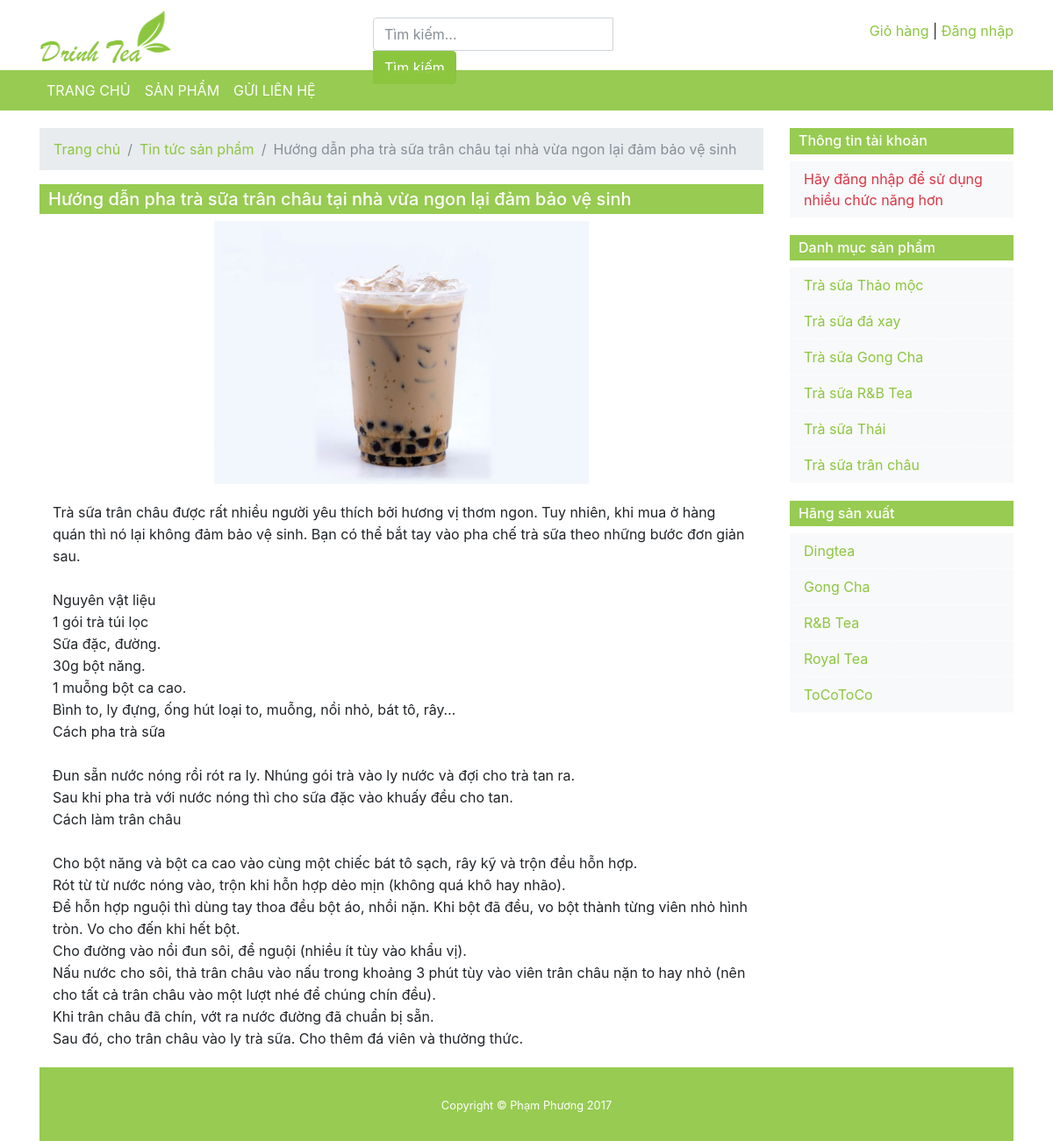
Page /?controller=article&action=detail&id=5 on the committed database.
### tables this page shows
CREATE TABLE `baiviet` (
  `id` int(11) NOT NULL,
  `tieu_de` varchar(255) NOT NULL,
  `noi_dung` text NOT NULL,
  `ngay_dang` TIMESTAMP DEFAULT CURRENT_TIMESTAMP,
  `id_tai_khoan` int(11) NOT NULL,
  `id_danh_muc` int(11) NOT NULL,
  `hinh_anh` varchar(255) NOT NULL
);

CREATE TABLE `danhmucbaiviet` (
  `id` int(11) NOT NULL,
  `ten_danh_muc` varchar(100) NOT NULL
);

CREATE TABLE `danhmucsp` (
  `id` int(11) NOT NULL,
  `ten_danh_muc` varchar(100) NOT NULL
);

CREATE TABLE `hangsx` (
  `id` int(11) NOT NULL,
  `ten_hang` varchar(200) NOT NULL
);

### Controller/ArticleController.php (called while the page is built, shortened)
<?php
require_once app_path . '/Model/ArticleModel.php';
require_once app_path . '/Model/IndexModel.php';
function detailAction()
{
    $dataView = null;
    $list_category = SelectListCategory();
    if (is_array($list_category)) {
        $dataView['data']['list_category'] = $list_category;
        $dataView['msg']                 = 'Lấy dữ liệu thành công!';
    } else {
        $dataView['msg'] = $list_category;
    }
    $list_producer = SelectListProducer();
    if (is_array($list_producer)) {
        $dataView['data']['list_producer'] = $list_producer;
        $dataView['msg']                   = 'Lấy dữ liệu thành công!';
    } else {
        $dataView['msg'] = $list_producer;
    }
    $id       = $_GET['id'];
    $view_article = viewArticle($id);
    if (is_array($view_article)) {
        $dataView['data']['detail_article'] = $view_article;
        $dataView['msg']                  = 'Lấy dữ liệu thành công!';
    } else {
        $dataView['msg'] = $view_article;
    }
    renderView($dataView);
}

### Model/ArticleModel.php (called while the page is built, shortened)
<?php
function viewArticle($id){
    $sql = "select baiviet.id,tieu_de,noi_dung,baiviet.ngay_dang,id_tai_khoan,id_danh_muc,hinh_anh,danhmucbaiviet.ten_danh_muc,ten_dang_nhap
            from baiviet,danhmucbaiviet,taikhoan
            WHERE baiviet.id_tai_khoan = taikhoan.id
            AND   baiviet.id_danh_muc = danhmucbaiviet.id
            AND   baiviet.id = $id";
    $res = mysqli_query($GLOBALS['conn'],$sql);
    if($res == false){
        return "Lỗi lấy dữ liệu: ".mysqli_error($GLOBALS['conn']);
    }
    else
        $row = mysqli_fetch_assoc($res);
    return $row;
}

### Model/IndexModel.php (called while the page is built, shortened)
<?php
function SelectListCategory(){
    $dataCategory = null;
    $sql = "select * from danhmucsp";
    $res = mysqli_query($GLOBALS['conn'],$sql);
    if($res === false){
        $dataCategory= "Lỗi lấy danh sách danh mục sản phẩm".mysqli_error($GLOBALS['conn']);
        return $dataCategory;
    }
    else{
        while($row = mysqli_fetch_assoc($res)){
            $dataCategory[]=$row;
        }
    }
    return $dataCategory;
}
function SelectListProducer(){
    $dataProducer = null;
    $sql = "select * from hangsx";
    $res = mysqli_query($GLOBALS['conn'],$sql);
    if($res === false){
        $dataProducer= "Lỗi lấy danh sách hãng sản xuất".mysqli_error($GLOBALS['conn']);
        return $dataProducer;
    }
    else{
        while($row = mysqli_fetch_assoc($res)){
            $dataProducer[]=$row;
        }
    }
    return $dataProducer;
}

### View/article/detail.phtml (the view)
<?php
$article = $data['data']['detail_article'];?>
<div class="row">
    <div class="col-md-9" >
        <ul class="breadcrumb" style="border-radius: 0!important;">
            <li class="breadcrumb-item"><a href="index.php">Trang chủ</a></li>
            <li class="breadcrumb-item"><a href="?controller=article&action=list-article-category&id=<?php echo $article['id_danh_muc']; ?>"><?php echo $article['ten_danh_muc']; ?></a></li>
            <li class="breadcrumb-item active"><?php echo $article['tieu_de']; ?></li>
        </ul>
        <h5 class="bg-info text-white padding-title"><?php echo $article['tieu_de']; ?></h5>
        <div class="container-fluid">
                <div style="text-align:center;">
                <?php if(isset($article['hinh_anh'])){ ?>
                <img class="img-fluid" style="max-height:300px;" src=".<?php  echo  _app_path_images_public . '/images-article/' . $article['hinh_anh']; ?>">
                <?php } ?>
                </div>
            <div class="margin-top-20" style="line-height:25px;">
                <?php echo $article['noi_dung']; ?>
            </div>
        </div>
    </div>
    <div class="col-md-3">
        <?php require_once app_path . '/View/index/sidebar.phtml'; ?>
    </div>
</div>

### View/index/sidebar.phtml
<h6 class="bg-info padding-title text-white">Thông tin tài khoản</h6>
<ul class="nav flex-column bg-light">
    <?php if (isset($_SESSION['userLogin'])) { ?>
        <li class="nav-item">
        <span class="nav-link"> Tài khoản: <?php echo $_SESSION['userLogin']['ten_dang_nhap']; ?> |
            <a href="?controller=index&action=logout">Thoát</a>
        </span>
        </li>
        <li class="nav-item">
            <span class="nav-link">Email: <a href="#"
                                             class="text-info"><?php echo $_SESSION['userLogin']['email']; ?></a></span>
        </li>
        <li class="nav-item">
            <a class="nav-link" href="?controller=admin-group&action=index">Quản trị</a>
        </li>
    <?php } else {
        echo '<li class="nav-item"><span class="nav-link text-danger"> Hãy đăng nhập để sử dụng nhiều chức năng hơn</span></li>';
    }
    ?>
</ul>
<h6 class="bg-info padding-title text-white margin-top-20">Danh mục sản phẩm</h6>
<ul class="nav flex-column">
    <?php foreach($data['data']['list_category'] as $value){?>
        <li class="nav-item bg-light" style="border-bottom:1px dashed #ffffff">
            <a class="nav-link" href="?controller=product&action=list-product-category&id=<?php echo $value['id']; ?>"><?php echo $value['ten_danh_muc'];?></a>
        </li>
    <?php } ?>
</ul>
<h6 class="bg-info padding-title text-white margin-top-20">Hãng sản xuất</h6>
<ul class="nav flex-column">
    <?php foreach($data['data']['list_producer'] as $value){?>
        <li class="nav-item bg-light" style="border-bottom:1px dashed #ffffff">
            <a class="nav-link" href="?controller=product&action=list-product-producer&id=<?php echo $value['id']; ?>"><?php echo $value['ten_hang'];?></a>
        </li>
    <?php } ?>
</ul>

### public/backend/css/style.css (style rules this page uses)
.margin-top-20 { margin-top: 20px; }
.padding-title { padding: 5px 10px; }
body { margin: 0px; padding: 0px; }
.bg-info { background-color: #8cc63f!important; opacity: 0.9; }
a { color:#8cc63f; }

### rows in the picture
baiviet: id_danh_muc.ten_danh_muc "Tin tức sản phẩm", tieu_de "Hướng dẫn pha trà sữa trân châu tại nhà vừa ngon lại đảm bảo vệ sinh", hinh_anh (picture), noi_dung "Trà sữa trân châu được rất nhiều người yêu thích bởi hương vị thơm ngon. Tuy nhiên, khi mua ở hàng quán thì nó lại không đảm bảo vệ sinh. Bạn có thể bắt tay vào pha chế trà sữa theo những bước đơn giản sau. Nguyên vật liệu 1 gói trà túi lọc Sữa đặc, đường. 30g bột năng. 1 muỗng bột ca cao. Bình to, ly đựng, ống hút loại to, muỗng, nồi nhỏ, bát tô, rây… Cách pha trà sữa Đun sẵn nước nóng rồi rót ra ly. Nhúng gói trà vào ly nước và đợi cho trà tan ra. Sau khi pha trà với nước nóng thì cho sữa đặc vào khuấy đều cho tan. Cách làm trân châu Cho bột năng và bột ca cao vào cùng một chiếc bát tô sạch, rây kỹ và trộn đều hỗn hợp. Rót từ từ nước nóng vào, trộn khi hỗn hợp dẻo mịn (không quá khô hay…"
danhmucsp: ten_danh_muc "Trà sữa Thảo mộc"
danhmucsp: ten_danh_muc "Trà sữa đá xay"
danhmucsp: ten_danh_muc "Trà sữa Gong Cha"
danhmucsp: ten_danh_muc "Trà sữa R&B Tea"
danhmucsp: ten_danh_muc "Trà sữa Thái"
danhmucsp: ten_danh_muc "Trà sữa trân châu"
hangsx: ten_hang "Dingtea"
hangsx: ten_hang "Gong Cha"
hangsx: ten_hang "R&B Tea"
hangsx: ten_hang "Royal Tea"
hangsx: ten_hang "ToCoToCo"
